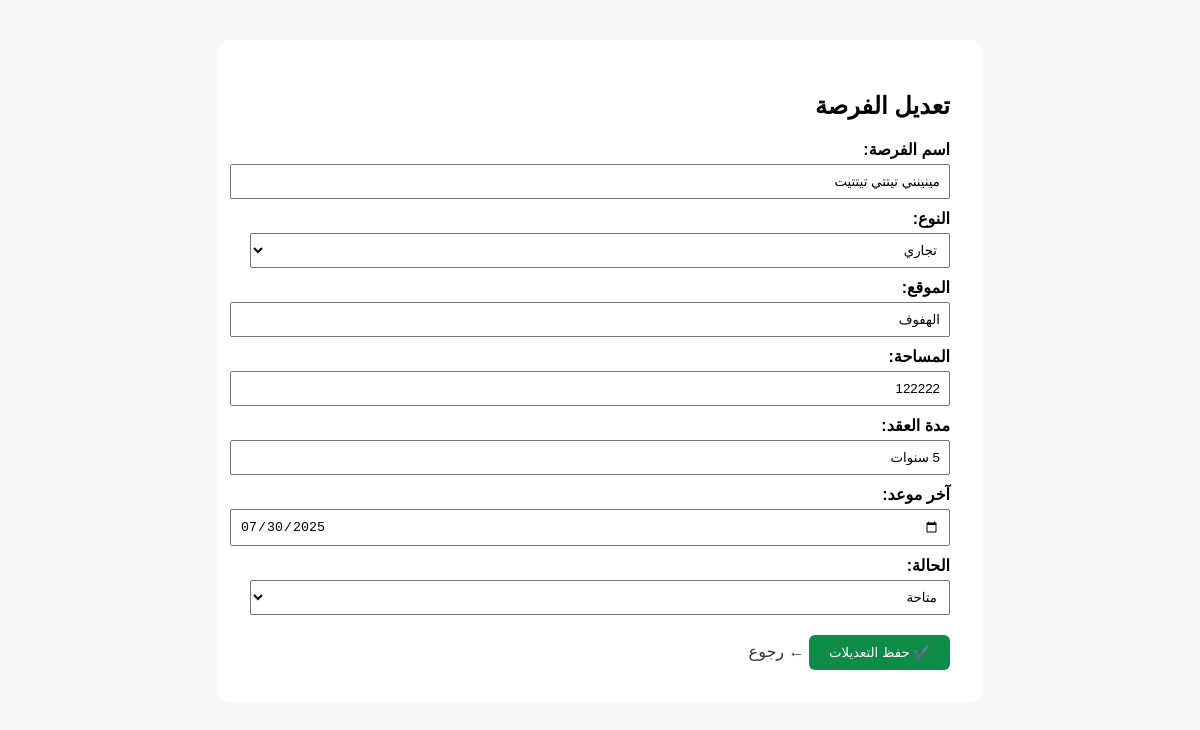
Page /admin/edit.php?id=7 (signed in) on the committed database.
### tables this page shows
CREATE TABLE `opportunities` (
  `id` int(11) NOT NULL,
  `name` varchar(255) DEFAULT NULL,
  `location` varchar(255) DEFAULT NULL,
  `area` varchar(100) DEFAULT NULL,
  `type` varchar(100) DEFAULT NULL,
  `status` varchar(50) DEFAULT NULL,
  `duration` varchar(100) DEFAULT NULL,
  `lastDate` date DEFAULT NULL,
  `map` text DEFAULT NULL,
  `link` varchar(255) DEFAULT NULL
);

### admin/edit.php (the view, shortened to what this page needs)
<?php
include("includes/db.php");
$id = intval($_GET['id']);
$result = $conn->query("SELECT * FROM opportunities WHERE id = $id LIMIT 1");
$row = $result->fetch_assoc();
?>
<!DOCTYPE html>
<html lang="ar" dir="rtl">
<head>
</head>
<body>
  <form method="post">
    <h2>تعديل الفرصة</h2>
    <label>اسم الفرصة:</label>
    <input type="text" name="name" required value="<?= htmlspecialchars($row['name']) ?>">
    <label>النوع:</label>
    <select name="type" required>
      <option value="تجاري" <?= $row['type'] == 'تجاري' ? 'selected' : '' ?>>تجاري</option>
    </select>
    <label>الموقع:</label>
    <input type="text" name="location" required value="<?= htmlspecialchars($row['location']) ?>">
    <label>المساحة:</label>
    <input type="text" name="area" required value="<?= htmlspecialchars($row['area']) ?>">
    <label>مدة العقد:</label>
    <input type="text" name="duration" required value="<?= htmlspecialchars($row['duration']) ?>">
    <label>آخر موعد:</label>
    <input type="date" name="lastDate" required value="<?= htmlspecialchars($row['lastDate']) ?>">
    <label>الحالة:</label>
    <select name="status" required>
      <option value="متاحة" <?= $row['status'] == 'متاحة' ? 'selected' : '' ?>>متاحة</option>
    </select>
    <button type="submit">✔️ حفظ التعديلات</button>
    <a class="back" href="dashboard.php">← رجوع</a>
  </form>
</body>
</html>

### admin/edit.php (style rules this page uses)
body { font-family: Arial; background: #f7f7f7; padding: 2rem; }
form { max-width: 700px; margin: auto; background: white; padding: 2rem; border-radius: 10px; }
label { display: block; margin-top: 10px; font-weight: bold; }
input, select { width: 100%; padding: 8px; margin-top: 5px; }
button { margin-top: 20px; padding: 10px 20px; background: #0d8b47; color: white; border: none; border-radius: 6px; cursor: pointer; }
a.back { display: inline-block; margin-top: 10px; text-decoration: none; color: #333; }

### rows in the picture
opportunities: name "مينينني تيتتي تيتتيت", type "تجاري", location "الهفوف", area "122222", duration "5 سنوات", lastDate "07/30/2025", status "متاحة"
